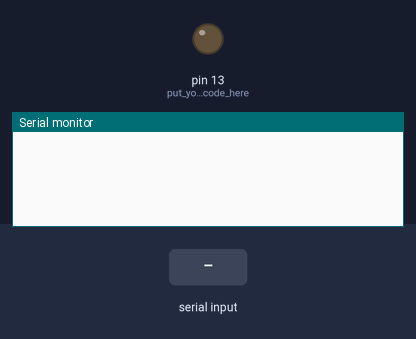
Simulated run of this sketch. Board: Arduino Uno, built with avr-gcc and run on an emulated ATmega328P. On the bench: output pins drawn as LEDs (lit = HIGH), the last lines printed to the serial monitor. The test bench sets the inputs (shaded band).

Above: at 1.2 s.
1.3 s: "a" received over Serial
At 2.5 s:
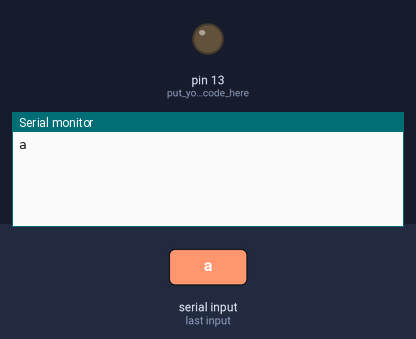
2.8 s: "b" received over Serial
At 3.1 s:
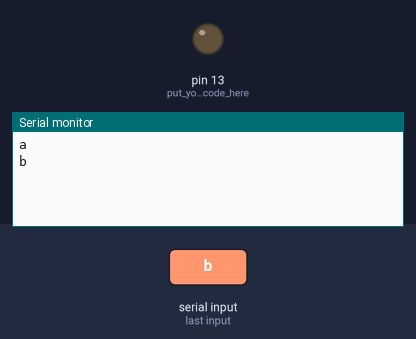
4.3 s: "1" received over Serial
At 5.5 s:
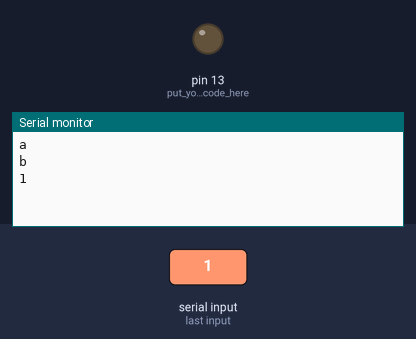

The sketch:

sketch_jun03a.ino
```cpp
void setup() {
 Serial.begin(9600);
 pinMode(13,OUTPUT);// put your setup code here, to run once:

}

void loop() {
  if(Serial.available()>0)
  {char data = Serial.read();
  switch(data)
  {
    case 'a' : digitalWrite(13,HIGH);
    case 'b' : digitalWrite(13,LOW);
  }
  Serial.println(data);
  }
  delay(50);
}

  // put your main code here, to run repeatedly:
```

Measured:
- after the input at 1.3 s, the serial monitor: prints a new line after 0.05 s (image 1)
- after the input at 2.8 s, the serial monitor: prints a new line at once (image 2)
- after the input at 4.3 s, the serial monitor: prints a new line at once (image 3)
